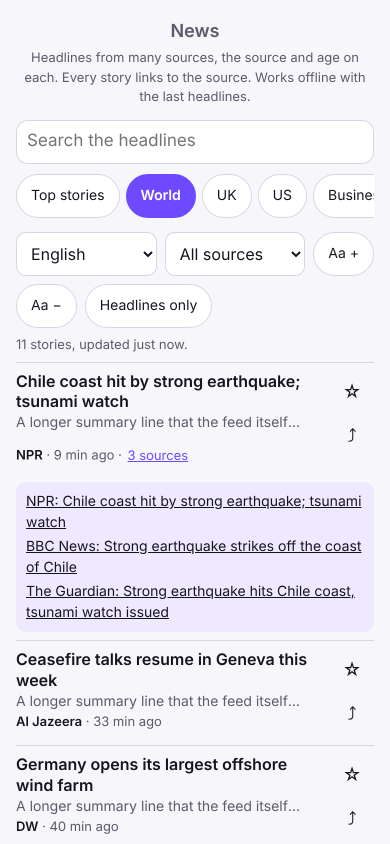
#> input picture tools/news.shot.png, 780 x 1688 px (shown at 1/2 size)
$ python paint-template.py news.shot.png out.png --source news.shot.png
#> lines starting #> are read from the running program, lines starting #| are printed output that depends on the picture
#!/usr/bin/env python3
"""A paint-by-number template from any image, worked out offline (owner, 2026-10-26: "make sure its a better
version of color by number though").

Real paint-by-number art is flat colour areas with a number in each: this reads an image, quantises it to a
small palette, flood-fills the areas, and writes the template the page paints from, plus a preview of the
"paper" a person starts with (white areas, numbers on them) so the art can be judged before it ships.

  python tools/paint-template.py <image> <out.json> [--name NAME] [--source URL] [--credit TEXT]
                                [--colors 12] [--size 220] [--min-px 120] [--preview out.png]

The template is JSON: the palette as hex, the label per pixel run-length encoded (flat art compresses hard),
and one row per area with the pixel its number is drawn on. No network, no state: the same image always
gives the same template, which is what lets the gate check its counts.
"""
import argparse
import json
import os
import sys
from collections import deque

from PIL import Image, ImageDraw, ImageFilter, ImageFont

PAPER = (252, 251, 247)


def load(path, size, smooth=3, work=110):
#> called with path = 'news.shot.png', size = 220, smooth = 3, work = 110
    im = Image.open(path).convert("RGB")
#> im is the input picture: PIL image 780x1688 RGB; mean R, G, B 234.8, 232.8, 241.6
    w, h = im.size
#> w = 780; h = 1688
    s = min(w, h)  # a square crop of the middle: the page paints a square
#> s = 780
    im = im.crop(((w - s) // 2, (h - s) // 2, (w + s) // 2, (h + s) // 2))
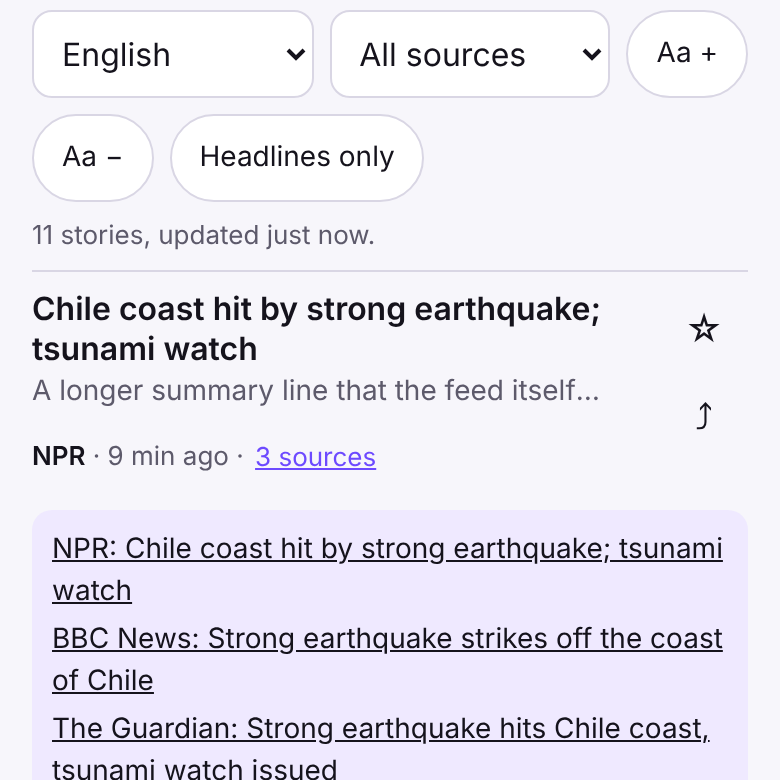
#> im: PIL image 780x780 RGB; mean R, G, B 232.9, 230.5, 240.4
    im = im.resize((work, work), Image.LANCZOS)
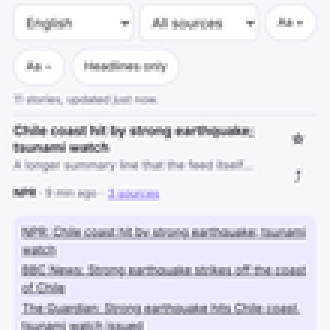
#> im: PIL image 110x110 RGB (shown 3 times larger); mean R, G, B 232.7, 230.3, 239.8
    for _ in range(smooth):
        im = im.filter(ImageFilter.MedianFilter(3))
#> this loop made 3 passes
#> pass 1, in load, `im = im.filter(ImageFilter.MedianFilter(3))`:
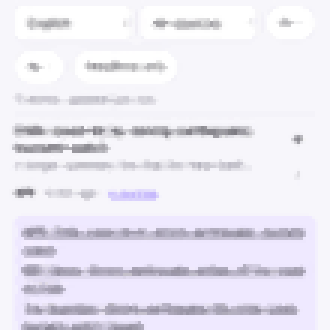
#> im: PIL image 110x110 RGB (shown 3 times larger); mean R, G, B 234.7, 232.3, 242
#> pass 3, in load, `im = im.filter(ImageFilter.MedianFilter(3))`:
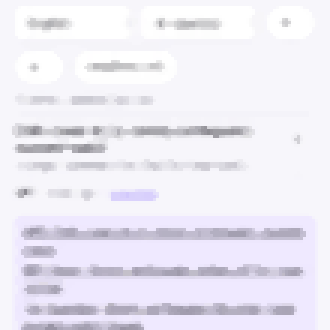
#> im: PIL image 110x110 RGB (shown 3 times larger); mean R, G, B 236.2, 233.8, 243.5
    im = im.resize((size, size), Image.NEAREST)  # grow back: areas keep hard edges
#> im: PIL image 220x220 RGB
    return im


def quantise(im, colors):
    """The palette Pillow picks for this image, as RGB triples and as hex."""
#> called with colors = 12
    q = im.convert("P", palette=Image.ADAPTIVE, colors=colors)
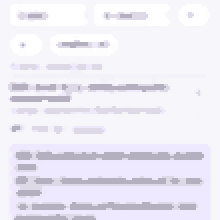
#> q: PIL image 220x220 P; mean R, G, B 236.6, 234.1, 244
    pal = q.getpalette()[: colors * 3]
#> pal = 36 values, max 255 at index 0, min 176 at index 34, mean 239.3
    rgb = [tuple(pal[i * 3: i * 3 + 3]) for i in range(colors)]
#> rgb = [(255, 255, 255), (253, 253, 253), (247, 246, 251), (246, 246, 251), (247, 246, 250), (246, 245, 250), (243, 242, 249), (239, 233, 255), (238, 233, 250), (238, 232, 253), (221, 217, 231), (180, 176, 191)]
    used = sorted({v for v in q.getdata()})
#> used = [0, 1, 2, 3, 4, 5, 6, 7, 8, 9, 10, 11]
    return q, rgb, used


def regions_of(labels, w, h, colors, min_px):
    """4-connected areas of one label, with a pixel near the middle of each to draw its number on."""
    seen = bytearray(w * h)
    out = []
    for start in range(w * h):
        if seen[start]:
            continue
        label = labels[start]
        if label >= colors:
            seen[start] = 1
            continue
        q, members, sx, sy = deque([start]), [], 0, 0
        seen[start] = 1
        while q:
            p = q.popleft()
            members.append(p)
            x, y = p % w, p // w
            sx += x
            sy += y
            for nx, ny in ((x + 1, y), (x - 1, y), (x, y + 1), (x, y - 1)):
                if 0 <= nx < w and 0 <= ny < h:
                    r = ny * w + nx
                    if not seen[r] and labels[r] == label:
                        seen[r] = 1
                        q.append(r)
        if len(members) < min_px:
            border = {}
            for p in members:
                x, y = p % w, p // w
                for nx, ny in ((x + 1, y), (x - 1, y), (x, y + 1), (x, y - 1)):
                    if 0 <= nx < w and 0 <= ny < h:
                        nl = labels[ny * w + nx]
                        if nl != label:
                            border[nl] = border.get(nl, 0) + 1
            take = max(border, key=border.get) if border else None
            if take is not None and take < colors:
                for p in members:
                    labels[p] = take
            continue
        cx, cy = int(sx / len(members)), int(sy / len(members))
        # the middle may sit in a hole of a bent area: take the member nearest it
        best = min(members, key=lambda p: (p % w - cx) ** 2 + (p // w - cy) ** 2)
        out.append({"c": int(label), "n": len(members), "x": best % w, "y": best // w})
    return out


def rle(labels):
    runs, prev, n = [], None, 0
    for v in labels:
        if v == prev:
            n += 1
        else:
            if prev is not None:
                runs.append([prev, n])
            prev, n = v, 1
    runs.append([prev, n])
    return runs


def preview(rgb, labels, regions, w, h, path, show_numbers=True):
    """The sheet a person starts with: paper, an outline round every area, a number in each."""
    im = Image.new("RGB", (w, h), PAPER)
    d = ImageDraw.Draw(im)
    # the outline: every edge where two areas meet, which is what makes it a colouring sheet
    for y in range(h):
        for x in range(w):
            p = y * w + x
            if x + 1 < w and labels[p] != labels[p + 1]:
                d.point((x, y), fill=(70, 66, 78))
            if y + 1 < h and labels[p] != labels[p + w]:
                d.point((x, y), fill=(70, 66, 78))
    size = max(7, w // 30)
    try:
        font = ImageFont.truetype("arial.ttf", size)
    except Exception:
        font = ImageFont.load_default()
    if show_numbers:
        # a number needs room for its digits to be read: small areas keep their colour, none are numbered
        need = (len(str(len(rgb))) * size * 0.62 + 3) * (size + 3)
        for r in regions:
            if r["n"] < need:
                continue
            d.text((r["x"], r["y"]), str(r["c"] + 1), fill=(46, 42, 54), font=font, anchor="mm")
    im.save(path)
    art = Image.new("RGB", (w, h))
    art.putdata([rgb[v] if v < len(rgb) else PAPER for v in labels])
    art.save(path.replace(".png", "-art.png"))


def main():
    ap = argparse.ArgumentParser()
    ap.add_argument("image")
    ap.add_argument("out")
    ap.add_argument("--name", default="")
    ap.add_argument("--source", default="")
    ap.add_argument("--credit", default="")
    ap.add_argument("--colors", type=int, default=12)
    ap.add_argument("--size", type=int, default=220)
    ap.add_argument("--min-px", type=int, default=120)
    ap.add_argument("--preview", default="")
    a = ap.parse_args()

    im = load(a.image, a.size)
    q, rgb, used = quantise(im, a.colors)
#> used = [0, 1, 2, 3, 4, 5, 6, 7, 8, 9, 10, 11]
    labels = list(q.getdata())
#> labels = 48400 items
    regions = regions_of(labels, a.size, a.size, a.colors, a.min_px)
#> the loop in regions_of, `for start in range(w * h):` made 48400 passes
#> label on passes 1, 893, 899: 2, 1, 1
#> after the loop in regions_of, `for start in range(w * h):`: out = 43 items
#> regions = 43 items
    palette = ["#%02x%02x%02x" % rgb[i] for i in range(len(rgb))]
#> palette = ['#ffffff', '#fdfdfd', '#f7f6fb', '#f6f6fb', '#f7f6fa', '#f6f5fa', '#f3f2f9', '#efe9ff', '#eee9fa', '#eee8fd', '#ddd9e7', '#b4b0bf']
    paintable = sum(1 for v in labels if v < len(palette))
#> paintable = 48400
    tpl = {
        "id": os.path.splitext(os.path.basename(a.out))[0],
        "name": a.name or os.path.splitext(os.path.basename(a.out))[0],
        "source": a.source,
        "credit": a.credit,
        "w": a.size,
        "h": a.size,
        "palette": palette,
        "regions": regions,
        "paintable": paintable,
        "rle": rle(labels),
    }
#> the loop in rle, `for v in labels:` made 48400 passes
#> after the loop in rle, `for v in labels:`: runs = 1138 pairs, first value 0 to 11, second value 2 to 3210
    with open(a.out, "w", encoding="utf-8") as f:
        json.dump(tpl, f, separators=(",", ":"))
    if a.preview:
        preview(rgb, labels, regions, a.size, a.size, a.preview)
    print("%s: %d colours, %d regions, %d paintable px, %.1f KB"
          % (tpl["id"], len(palette), len(regions), paintable, os.path.getsize(a.out) / 1024))
#| out: 12 colours, 43 regions, 48400 paintable px, 9.3 KB


if __name__ == "__main__":
    sys.exit(main())
#> (the program exits here)
